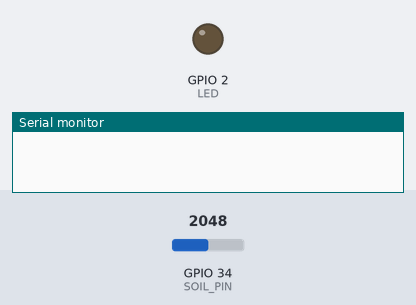
Bench run of a sketch on a simulated ESP32. Shown: output pins drawn as LEDs (lit = HIGH), the last lines printed to the serial monitor. Dashed ring = blinking. The inputs (shaded band) are chosen by the test bench; at power-on: GPIO 34 (SOIL_PIN) = 2048. WiFi joins after 1.5 s; servers stay silent unless stated; pins used as bus, display or sensor lines are not drawn.

Above: at 0.1 s.
At 2.7 s:
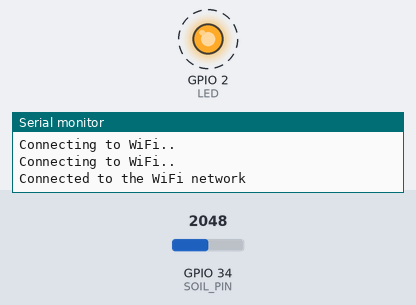
2.8 s: GPIO 34 (SOIL_PIN) set to 40
At 14.2 s:
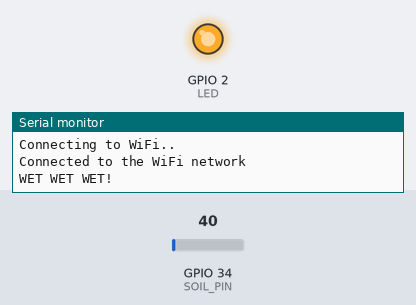
15.8 s: GPIO 34 (SOIL_PIN) set to 290
Timing chart, 0 to 26.5 s (numbered marks = the images above; inputs shaded):
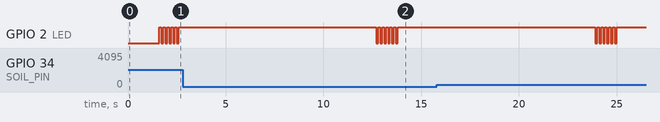

The sketch:

esp_moisture_sensor.ino
```cpp
/*
  ESP32 powered moisture sensor

  Using ESP32 + YL-69 it reads the soil moisture and writes via serial.
  The status of the plants will be posted on the internet.
  TODO: Post it to the internet

  The circuit:
  * list the components attached to each input
  * list the components attached to each output

  Created 02 02 2017
  By Dejan Noveski
  Modified 02 02 2017
  By Dejan Noveski

  https://github.com/dekomote/iot

*/
#include <WiFi.h>

#define SOIL_PIN 34
#define SOIL_POWER_PIN 23
#define LED 2
#define SSID "your-ssid-here"
#define PASS "your-passwd-here"

int thresholdUp = 250;
int thresholdDown = 80;


void setup() {
  pinMode(LED, OUTPUT);
  pinMode(SOIL_PIN, INPUT);
  pinMode(SOIL_POWER_PIN, OUTPUT);

  digitalWrite(SOIL_POWER_PIN, LOW); // Don't enable the sensor yet;

  Serial.begin(115200);
  WiFi.begin(SSID, PASS);
  while (WiFi.status() != WL_CONNECTED) {
    delay(500);
    Serial.println("Connecting to WiFi..");
  }

  digitalWrite(LED, HIGH);
  Serial.println("Connected to the WiFi network");
}

void loop() {
  int sensorValue = readSoil();
  if(sensorValue > thresholdUp) {
    Serial.println("DRY AS FUCK");
  }
  else if(sensorValue < thresholdDown){
    Serial.println("WET WET WET!");
  }
  delay(5000);
}

void blinkLed(){
  for(int i=0;i<=5;i++){
    digitalWrite(LED, LOW);
    delay(100);
    digitalWrite(LED, HIGH);
    delay(100);
  }
}

int readSoil()
{
    blinkLed();
    digitalWrite(SOIL_POWER_PIN, HIGH); // Power up the sensor
    delay(5000); // Wait for it to stabilize
    int val = analogRead(SOIL_PIN); // Read the sensor value
    digitalWrite(SOIL_POWER_PIN, LOW); // Disable the sensor
    return val;
}
```
